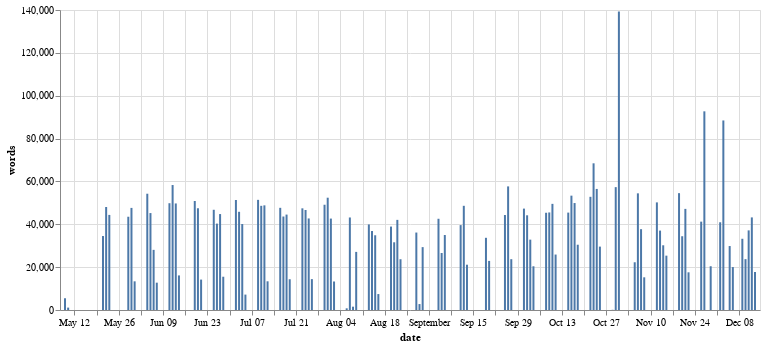

Notebook cell for this chart:
### Markdown cell above
## How many words were spoken each day of proceedings?

I've only included words in speeches with identified speakers (including interjections), so some procedural content might not be included in the totals.

### Code cell
words_per_day = df.groupby(by=['date'])['words'].sum().to_frame().reset_index()
alt.Chart(words_per_day).mark_bar(size=2).encode(
    x='date:T',
    y='words:Q',
    tooltip=['date:T', 'words:Q']
).properties(width=700)

### Figure 1 — Vega-Lite specification as saved in the notebook (floating-point values rounded to 4 significant figures)
{"config": {"view": {"continuousWidth": 400, "continuousHeight": 300}}, "data": {"name": "data-a05b53b5b36b8c081d674a71889baa16"}, "mark": {"type": "bar", "size": 2}, "encoding": {"tooltip": [{"type": "temporal", "field": "date"}, {"type": "quantitative", "field": "words"}], "x": {"type": "temporal", "field": "date"}, "y": {"type": "quantitative", "field": "words"}}, "width": 700, "$schema": "https://vega.github.io/schema/vega-lite/v4.8.1.json", "datasets": {"data-a05b53b5b36b8c081d674a71889baa16": [{"date": "1901-05-09", "words": 5445}, {"date": "1901-05-10", "words": 1115}, {"date": "1901-05-21", "words": 34522}, {"date": "1901-05-22", "words": 48059}, {"date": "1901-05-23", "words": 44380}, {"date": "1901-05-29", "words": 43524}, {"date": "1901-05-30", "words": 47646}, {"date": "1901-05-31", "words": 13378}, {"date": "1901-06-04", "words": 54263}, {"date": "1901-06-05", "words": 45235}, {"date": "1901-06-06", "words": 28067}, {"date": "1901-06-07", "words": 12756}, {"date": "1901-06-11", "words": 49837}, {"date": "1901-06-12", "words": 58318}, {"date": "1901-06-13", "words": 49725}, {"date": "1901-06-14", "words": 16137}, {"date": "1901-06-19", "words": 50877}, {"date": "1901-06-20", "words": 47481}, {"date": "1901-06-21", "words": 14194}, {"date": "1901-06-25", "words": 46772}, {"date": "1901-06-26", "words": 40314}, {"date": "1901-06-27", "words": 44769}, {"date": "1901-06-28", "words": 15529}, {"date": "1901-07-02", "words": 51332}, {"date": "1901-07-03", "words": 45831}, {"date": "1901-07-04", "words": 40116}, {"date": "1901-07-05", "words": 7192}, {"date": "1901-07-09", "words": 51404}, {"date": "1901-07-10", "words": 48616}, {"date": "1901-07-11", "words": 48834}, {"date": "1901-07-12", "words": 13394}, {"date": "1901-07-16", "words": 47683}, {"date": "1901-07-17", "words": 43628}, {"date": "1901-07-18", "words": 44526}, {"date": "1901-07-19", "words": 14356}, {"date": "1901-07-23", "words": 47444}, {"date": "1901-07-24", "words": 46678}, {"date": "1901-07-25", "words": 42723}, {"date": "1901-07-26", "words": 14409}, {"date": "1901-07-30", "words": 49122}, {"date": "1901-07-31", "words": 52406}, {"date": "1901-08-01", "words": 42663}, {"date": "1901-08-02", "words": 13308}, {"date": "1901-08-06", "words": 785}, {"date": "1901-08-07", "words": 43175}, {"date": "1901-08-08", "words": 1549}, {"date": "1901-08-09", "words": 27118}, {"date": "1901-08-13", "words": 39925}, {"date": "1901-08-14", "words": 36857}, {"date": "1901-08-15", "words": 34879}, {"date": "1901-08-16", "words": 7438}, {"date": "1901-08-20", "words": 38935}, {"date": "1901-08-21", "words": 31598}, {"date": "1901-08-22", "words": 42060}, {"date": "1901-08-23", "words": 23693}, {"date": "1901-08-28", "words": 36144}, {"date": "1901-08-29", "words": 2773}, {"date": "1901-08-30", "words": 29342}, {"date": "1901-09-04", "words": 42574}, {"date": "1901-09-05", "words": 26595}, {"date": "1901-09-06", "words": 34988}, {"date": "1901-09-11", "words": 39617}, {"date": "1901-09-12", "words": 48622}, {"date": "1901-09-13", "words": 21139}, {"date": "1901-09-19", "words": 33693}, {"date": "1901-09-20", "words": 22909}, {"date": "1901-09-25", "words": 44321}, {"date": "1901-09-26", "words": 57682}, {"date": "1901-09-27", "words": 23715}, {"date": "1901-10-01", "words": 47319}, {"date": "1901-10-02", "words": 44196}, {"date": "1901-10-03", "words": 32834}, {"date": "1901-10-04", "words": 20405}, {"date": "1901-10-08", "words": 45379}, {"date": "1901-10-09", "words": 45524}, {"date": "1901-10-10", "words": 49533}, {"date": "1901-10-11", "words": 25877}, {"date": "1901-10-15", "words": 45453}, {"date": "1901-10-16", "words": 53362}, {"date": "1901-10-17", "words": 49913}, {"date": "1901-10-18", "words": 30460}, {"date": "1901-10-22", "words": 52826}, {"date": "1901-10-23", "words": 68453}, {"date": "1901-10-24", "words": 56499}, {"date": "1901-10-25", "words": 29582}, {"date": "1901-10-29", "words": 90}, {"date": "1901-10-30", "words": 57339}, {"date": "1901-10-31", "words": 139247}, {"date": "1901-11-05", "words": 22277}, {"date": "1901-11-06", "words": 54441}, {"date": "1901-11-07", "words": 37717}, {"date": "1901-11-08", "words": 15254}, {"date": "1901-11-12", "words": 50219}, {"date": "1901-11-13", "words": 37061}, {"date": "1901-11-14", "words": 30202}, {"date": "1901-11-15", "words": 25364}, {"date": "1901-11-19", "words": 54531}, {"date": "1901-11-20", "words": 34424}, {"date": "1901-11-21", "words": 47187}, {"date": "1901-11-22", "words": 17587}, {"date": "1901-11-26", "words": 41234}, {"date": "1901-11-27", "words": 92711}, {"date": "1901-11-29", "words": 20424}, {"date": "1901-12-02", "words": 40944}, {"date": "1901-12-03", "words": 88457}, {"date": "1901-12-05", "words": 29850}, {"date": "1901-12-06", "words": 20035}, {"date": "1901-12-09", "words": 33240}, {"date": "1901-12-10", "words": 23732}, {"date": "1901-12-11", "words": 37155}, {"date": "1901-12-12", "words": 43213}, {"date": "1901-12-13", "words": 17704}]}}
